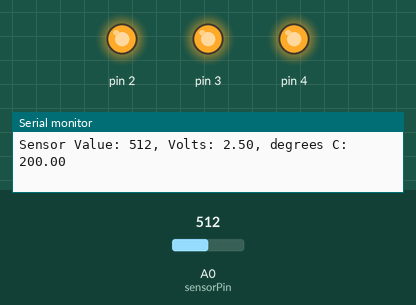
This sketch was run on a simulated Arduino Uno, built with avr-gcc and run on an emulated ATmega328P. On the bench: output pins drawn as LEDs (lit = HIGH), the last lines printed to the serial monitor. Inputs (shaded band) come from the test bench; at power-on: A0 (sensorPin) = 512.

Above: at 1.2 s.
1.3 s: A0 (sensorPin) set to 171
4.3 s: A0 (sensorPin) set to 161
At 5.5 s:
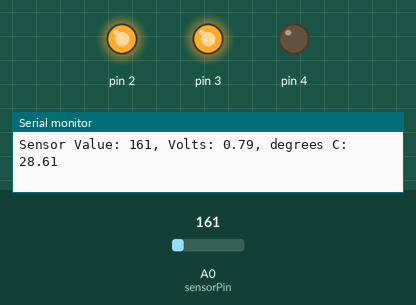
5.8 s: A0 (sensorPin) set to 122
At 7.0 s:
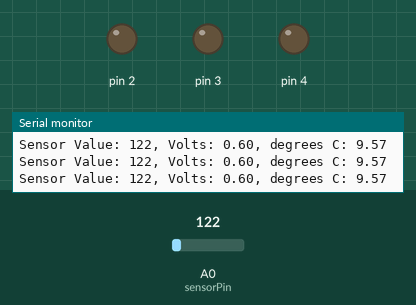
7.3 s: A0 (sensorPin) set to 1023
At 8.5 s:
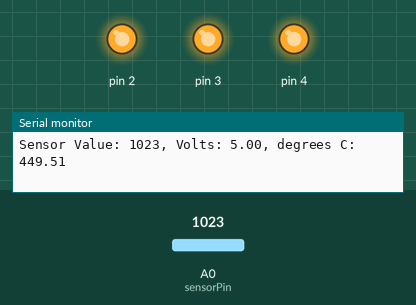
8.8 s: A0 (sensorPin) set to 0
At 10.3 s:
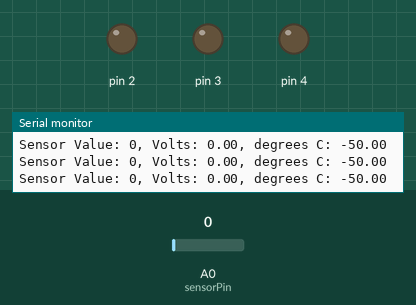
Timing chart, 0 to 11.3 s (numbered marks = the images above; inputs shaded):
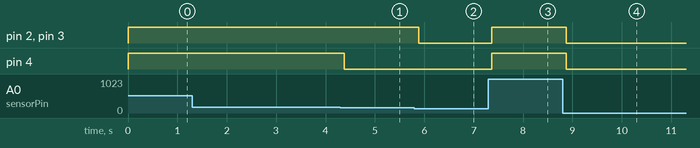

Measured:
- the behaviour switches between 162 and 161 on A0 (sensorPin) (found by bisection; images 0 and 1)
- after the input at 4.3 s, pin 4: HIGH → LOW after 0.08 s
- after the input at 5.8 s, pin 2, pin 3: HIGH → LOW after 0.09 s
- after the input at 7.3 s, pin 2–4: LOW → HIGH after 0.07 s
- after the input at 8.8 s, pin 2–4: HIGH → LOW after 0.08 s

The sketch:

project3.ino
```cpp
const int sensorPin = A0;
const float baselineTemp = 23.0;

void setup() {
  // open a connection between Arduino and PC
  // 9600 is speed at bits per second
  // utilize serial monitor to view transmitted data
  Serial.begin(9600); // open a serial port

  for (int pinNumber = 2; pinNumber < 5; pinNumber++) {
    pinMode(pinNumber, OUTPUT); // set as output pins
    digitalWrite(pinNumber, LOW); // set as LOW for pins
  }
}

void loop() {
  // store data read from sensor
  // read using analogRead, arg is pin to take voltage reading on
  // value is representation of voltage on pin is value between 0 and 1023
  int sensorVal = analogRead(sensorPin);

  // Send information from Arduino to PC
  // In this case, print out value as string
  Serial.print("Sensor Value: ");
  Serial.print(sensorVal);

  // convert ADC (analog to digital converter) reading to voltage
  float voltage = (sensorVal/1024.0) * 5.0;

  Serial.print(", Volts: ");
  Serial.print(voltage);
  Serial.print(", degrees C: ");
  // convert voltage to temperature in degrees
  float temperature = (voltage - .5) * 100;
  Serial.println(temperature); // adds newline

  if (temperature < baselineTemp + 2) {
    digitalWrite(2, LOW);
    digitalWrite(3, LOW);
    digitalWrite(4, LOW);
  } else if (temperature >= baselineTemp + 2 && temperature < baselineTemp + 4) {
    digitalWrite(2, HIGH);
    digitalWrite(3, LOW);
    digitalWrite(4, LOW);
  } else if (temperature >= baselineTemp + 4 && temperature < baselineTemp + 6) {
    digitalWrite(2, HIGH);
    digitalWrite(3, HIGH);
    digitalWrite(4, LOW);
  } else if (temperature >= baselineTemp + 6) {
    digitalWrite(2, HIGH);
    digitalWrite(3, HIGH);
    digitalWrite(4, HIGH);
  }
  delay(1);
}
```
